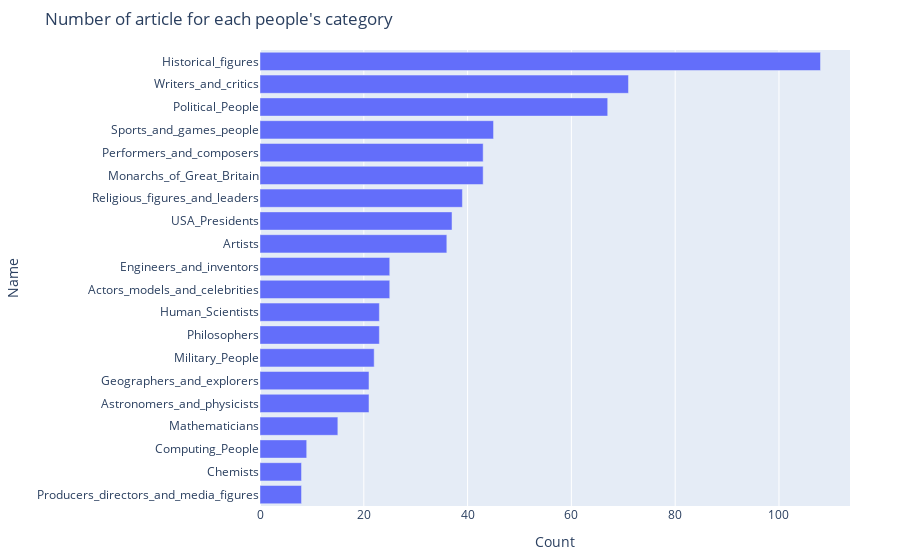

The notebook cell saved with this chart:
### Markdown cell above
### Categories Dataset

### Code cell
PATH_CATEGORIES = "./data/wikispeedia_paths-and-graph/wikispeedia_paths-and-graph/categories.tsv"

categories = pd.read_csv(PATH_CATEGORIES, header = 12, delimiter='\t',names=["article","categories"])

categories['article'] = categories['article'].apply(lambda x :(urllib.parse.unquote(x , encoding = 'utf-8'))) # Decode article names

people = categories[categories['categories'].str.contains('subject.People')].copy() # Dataset of people
people['categories'] = people['categories'].apply(lambda x : x[len('subject.People.'):]) # Remove useless string

counts = people.groupby('categories').count()
counts = counts.reset_index()
counts.columns = ["Name", "Count"]
counts=counts.sort_values("Count", ascending=True)

fig = px.bar(counts, x="Count", y="Name", orientation='h')
fig.update_layout(
    title="Number of article for each people's category",
    margin=dict(l=50, r=50, t=50, b=50)
)
fig.show()

### Figure 1 — Plotly figure (JSON) as saved in the notebook; plotly's stock layout.template omitted (floating-point values rounded to 4 significant figures)
{"data": [{"alignmentgroup": "True", "hovertemplate": "Count=%{x}<br>Name=%{y}<extra></extra>", "legendgroup": "", "marker": {"color": "#636efa", "pattern": {"shape": ""}}, "name": "", "offsetgroup": "", "orientation": "h", "showlegend": false, "textposition": "auto", "type": "bar", "x": [8, 8, 9, 15, 21, 21, 22, 23, 23, 25, 25, 36, 37, 39, 43, 43, 45, 67, 71, 108], "xaxis": "x", "y": ["Producers_directors_and_media_figures", "Chemists", "Computing_People", "Mathematicians", "Astronomers_and_physicists", "Geographers_and_explorers", "Military_People", "Philosophers", "Human_Scientists", "Actors_models_and_celebrities", "Engineers_and_inventors", "Artists", "USA_Presidents", "Religious_figures_and_leaders", "Monarchs_of_Great_Britain", "Performers_and_composers", "Sports_and_games_people", "Political_People", "Writers_and_critics", "Historical_figures"], "yaxis": "y"}], "layout": {"barmode": "relative", "legend": {"tracegroupgap": 0}, "margin": {"b": 50, "l": 50, "r": 50, "t": 50}, "title": {"text": "Number of article for each people's category"}, "xaxis": {"anchor": "y", "domain": [0, 1], "title": {"text": "Count"}}, "yaxis": {"anchor": "x", "domain": [0, 1], "title": {"text": "Name"}}}}
